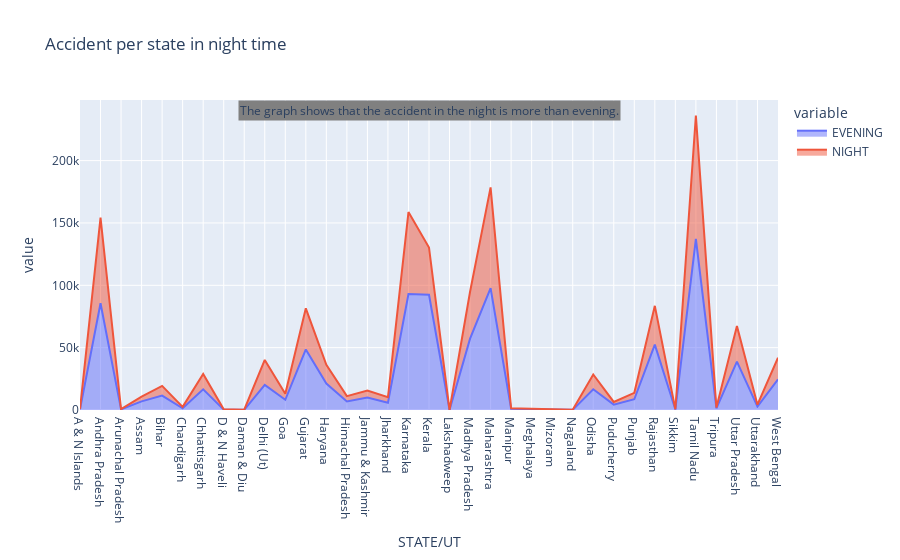

Notebook code cell kept with this figure:
### Code cell
# accident per state in night time
time = ['EVENING','NIGHT']
fig = px.area(grouped_obj, x=grouped_obj.index, y=time, title='Accident per state in night time')
conclusion = 'The graph shows that the accident in the night is more than evening.'
fig.add_annotation(text=conclusion, xref='paper', yref='paper', x=.5, y=1, bgcolor='grey', showarrow=False, font=dict(size=12))
fig.show()

### Figure 1 — Plotly figure (JSON) as saved in the notebook; plotly's stock layout.template omitted (floating-point values rounded to 4 significant figures)
{"data": [{"fillpattern": {"shape": ""}, "hovertemplate": "variable=EVENING<br>STATE/UT=%{x}<br>value=%{y}<extra></extra>", "legendgroup": "EVENING", "line": {"color": "#636efa"}, "marker": {"symbol": "circle"}, "mode": "lines", "name": "EVENING", "orientation": "v", "showlegend": true, "stackgroup": "1", "type": "scatter", "x": ["A & N Islands", "Andhra Pradesh", "Arunachal Pradesh", "Assam", "Bihar", "Chandigarh", "Chhattisgarh", "D & N Haveli", "Daman & Diu", "Delhi (Ut)", "Goa", "Gujarat", "Haryana", "Himachal Pradesh", "Jammu & Kashmir", "Jharkhand", "Karnataka", "Kerala", "Lakshadweep", "Madhya Pradesh", "Maharashtra", "Manipur", "Meghalaya", "Mizoram", "Nagaland", "Odisha", "Puducherry", "Punjab", "Rajasthan", "Sikkim", "Tamil Nadu", "Tripura", "Uttar Pradesh", "Uttarakhand", "West Bengal"], "xaxis": "x", "y": [552, 85622, 502, 6915, 11598, 1368, 16611, 331, 136, 20113, 8194, 48554, 21177, 6781, 9918, 5831, 92944, 92446, 4, 57213, 97710, 1048, 562, 182, 127, 16601, 4280, 8623, 52455, 393, 137306, 1357, 38768, 2740, 24668], "yaxis": "y"}, {"fillpattern": {"shape": ""}, "hovertemplate": "variable=NIGHT<br>STATE/UT=%{x}<br>value=%{y}<extra></extra>", "legendgroup": "NIGHT", "line": {"color": "#EF553B"}, "marker": {"symbol": "circle"}, "mode": "lines", "name": "NIGHT", "orientation": "v", "showlegend": true, "stackgroup": "1", "type": "scatter", "x": ["A & N Islands", "Andhra Pradesh", "Arunachal Pradesh", "Assam", "Bihar", "Chandigarh", "Chhattisgarh", "D & N Haveli", "Daman & Diu", "Delhi (Ut)", "Goa", "Gujarat", "Haryana", "Himachal Pradesh", "Jammu & Kashmir", "Jharkhand", "Karnataka", "Kerala", "Lakshadweep", "Madhya Pradesh", "Maharashtra", "Manipur", "Meghalaya", "Mizoram", "Nagaland", "Odisha", "Puducherry", "Punjab", "Rajasthan", "Sikkim", "Tamil Nadu", "Tripura", "Uttar Pradesh", "Uttarakhand", "West Bengal"], "xaxis": "x", "y": [201, 68580, 223, 3732, 7712, 1133, 12326, 179, 102, 20027, 4827, 33003, 15031, 4345, 5730, 4425, 65768, 37888, 3, 37631, 80807, 343, 478, 135, 71, 11850, 2208, 5172, 31072, 187, 98872, 563, 28643, 1561, 17289], "yaxis": "y"}], "layout": {"annotations": [{"bgcolor": "grey", "font": {"size": 12}, "showarrow": false, "text": "The graph shows that the accident in the night is more than evening.", "x": 0.5, "xref": "paper", "y": 1, "yref": "paper"}], "legend": {"title": {"text": "variable"}, "tracegroupgap": 0}, "title": {"text": "Accident per state in night time"}, "xaxis": {"anchor": "y", "domain": [0, 1], "title": {"text": "STATE/UT"}}, "yaxis": {"anchor": "x", "domain": [0, 1], "title": {"text": "value"}}}}
